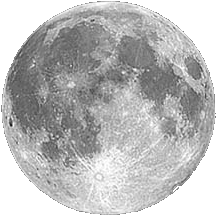
#> input picture data/moon_cache/full.png, 217 x 216 px
$ python generate_moon_from_photo.py
#> lines starting #> are read from the running program, lines starting #| are printed output that depends on the picture
#!/usr/bin/env python3
"""
Generate realistic moon phase images from the uploaded full moon photo.
Applies phase-accurate shadows with realistic terminator transitions.
"""

import os
import math
from pathlib import Path
from PIL import Image, ImageDraw, ImageFilter, ImageEnhance
import numpy as np

# Paths
cache_dir = Path("data/moon_cache")
base_image_path = cache_dir / "full.png"

def create_phase_mask(size, phase_angle):
    """
    Create a phase mask for the moon with realistic spherical lighting.

    Args:
        size: Size of the mask (width, height)
        phase_angle: Angle in degrees (0-360)
            0° = New Moon (fully dark)
            90° = First Quarter (right half lit)
            180° = Full Moon (fully lit)
            270° = Last Quarter (left half lit)
            360° = New Moon again

    Returns:
        PIL Image in mode 'L' (grayscale mask)
    """
    width, height = size
    center_x, center_y = width / 2.0, height / 2.0
    moon_radius = min(width, height) / 2.0 - 2

    # Convert phase angle to radians
    phase_rad = math.radians(phase_angle)

    # Calculate the sun angle
    # For waxing (0-180°): sun moves from right to front
    # For waning (180-360°): sun moves from front to left
    sun_angle = phase_rad - math.pi / 2  # Offset so 0° is from the right

    # Sun direction vector
    sun_x = math.cos(sun_angle)
    sun_y = 0  # Sun is always in the equatorial plane for simplicity
    sun_z = math.sin(sun_angle)

    # Create mask using numpy for faster processing
    mask_array = np.zeros((height, width), dtype=np.float32)

    # For each pixel, calculate if it's on the lit side of the sphere
    for y in range(height):
        dy = y - center_y

        for x in range(width):
            dx = x - center_x

            # Distance from center
            dist_from_center = math.sqrt(dx * dx + dy * dy)

            # Check if pixel is within moon circle
            if dist_from_center <= moon_radius:
                # Calculate the 3D position on the sphere surface
                # Normalize to sphere coordinates (-1 to 1)
                norm_x = dx / moon_radius
                norm_y = dy / moon_radius

                # Calculate z coordinate (depth) on sphere
                # z^2 + x^2 + y^2 = 1
                z_squared = 1.0 - norm_x * norm_x - norm_y * norm_y

                if z_squared >= 0:
                    norm_z = math.sqrt(z_squared)

                    # Surface normal at this point (pointing outward from sphere)
                    normal_x = norm_x
                    normal_y = norm_y
                    normal_z = norm_z

                    # Calculate dot product between surface normal and sun direction
                    # This gives us the cosine of the angle between them
                    dot_product = normal_x * sun_x + normal_y * sun_y + normal_z * sun_z

                    # Only lit if the surface faces the sun (dot product > 0)
                    if dot_product > 0:
                        # Apply Lambert's cosine law for diffuse reflection
                        # This creates the realistic gradual falloff
                        brightness = dot_product

                        # Apply some gamma correction to make it look more realistic
                        # and increase contrast near the terminator
                        brightness = math.pow(brightness, 0.7)

                        # Apply a smooth transition zone near the terminator
                        # This creates a more gradual darkening
                        if brightness < 0.3:
                            # Enhance the gradient in the dark zone
                            brightness = brightness * brightness / 0.3

                        mask_array[y, x] = brightness * 255
                    else:
                        # Dark side - but add some subtle reflected light
                        # to prevent completely black shadows
                        mask_array[y, x] = max(0, dot_product * 20)

    # Convert numpy array back to PIL Image
    mask = Image.fromarray(mask_array.astype(np.uint8), mode='L')

    # Apply gentle blur to smooth out any remaining artifacts
    # and create more realistic limb darkening
    mask = mask.filter(ImageFilter.GaussianBlur(radius=3))

    return mask

def create_moon_phase_from_base(base_img, phase_angle):
    """
    Create a moon phase image by applying shadow to the base full moon image.

    Args:
        base_img: PIL Image of the full moon
        phase_angle: Phase angle in degrees (0-360)

    Returns:
        PIL Image of the moon at the specified phase
    """
    # Ensure base image is in RGB mode
    if base_img.mode != 'RGB':
        base_img = base_img.convert('RGB')

    size = base_img.size

    # Create the phase mask
    phase_mask = create_phase_mask(size, phase_angle)

    # Create a dark shadow layer
    shadow = Image.new('RGB', size, color=(0, 0, 0))

    # Composite: show base image where mask is bright, shadow where mask is dark
    result = Image.composite(base_img, shadow, phase_mask)

    # Optional: slightly enhance contrast for better visibility
    enhancer = ImageEnhance.Contrast(result)
    result = enhancer.enhance(1.05)

    return result

def generate_all_phases_from_base():
    """Generate all 29 moon phase images from the base full moon image."""

    print("=" * 70)
    print("GENERATING MOON PHASES FROM BASE IMAGE")
    print("=" * 70)
    print()

    # Check if base image exists
    if not base_image_path.exists():
        print(f"❌ ERROR: Base image not found at {base_image_path}")
        print("Please ensure 'full.png' exists in data/moon_cache/")
        return

    # Load the base full moon image
    print(f"Loading base image: {base_image_path}")
    base_img = Image.open(base_image_path)
#> base_img is the input picture: PIL image 217x216 RGBA; mean R, G, B, A 186.3, 186.3, 186.3, 195.5
    print(f"  Image size: {base_img.size[0]}x{base_img.size[1]}")
#|   Image size: 217x216
    print(f"  Image mode: {base_img.mode}")
#|   Image mode: RGBA
    print()

    # Resize if necessary (we want consistent size, ideally 800x800 or similar)
    target_size = 800
    if base_img.size[0] != target_size or base_img.size[1] != target_size:
        print(f"Resizing image to {target_size}x{target_size}...")
        base_img = base_img.resize((target_size, target_size), Image.Resampling.LANCZOS)
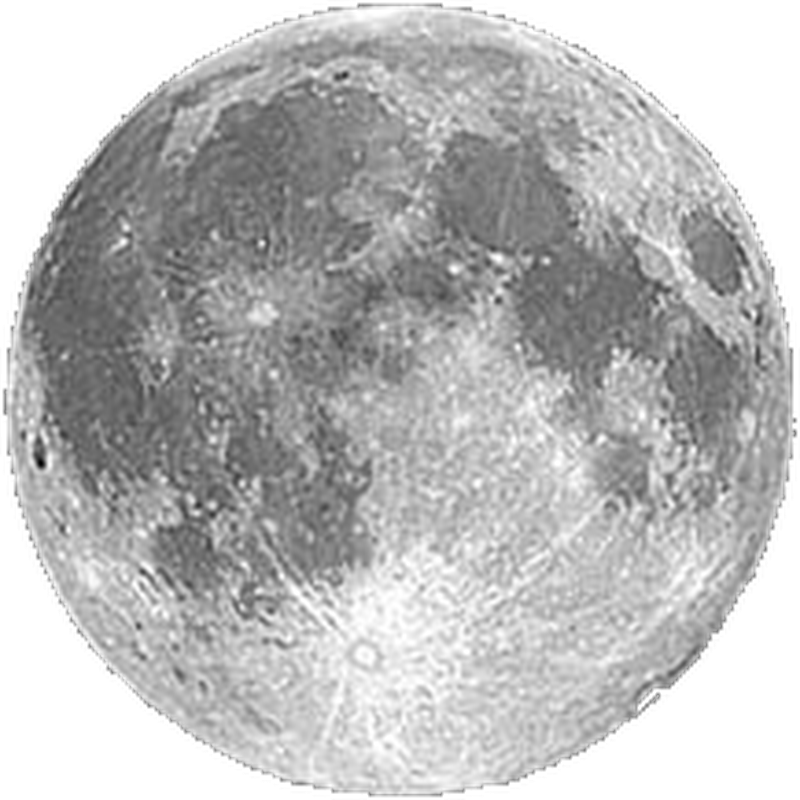
#> base_img: PIL image 800x800 RGBA; mean R, G, B, A 130.1, 130.1, 130.1, 195.5; transparent parts drawn white
        print("  ✓ Resized")
        print()

    print("Generating 29 moon phase images...")
    print()

    for frame in range(1, 30):
        # Calculate phase angle for this frame
        # Frame 1 = New Moon (0°), Frame 15 = Full Moon (180°), Frame 29 = Almost New (348.75°)
        cycle_position = (frame - 1) / 28.0
        phase_angle = cycle_position * 360.0

        # Calculate illumination percentage for display
        illumination = (1 - math.cos(math.radians(phase_angle))) / 2 * 100

        # Determine phase name
        if phase_angle < 22.5 or phase_angle >= 337.5:
            phase_name = "New Moon"
        elif phase_angle < 67.5:
            phase_name = "Waxing Crescent"
        elif phase_angle < 112.5:
            phase_name = "First Quarter"
        elif phase_angle < 157.5:
            phase_name = "Waxing Gibbous"
        elif phase_angle < 202.5:
            phase_name = "Full Moon"
        elif phase_angle < 247.5:
            phase_name = "Waning Gibbous"
        elif phase_angle < 292.5:
            phase_name = "Last Quarter"
        else:
            phase_name = "Waning Crescent"

        print(f"Frame {frame:2}/29: {phase_angle:6.2f}° | {illumination:5.1f}% | {phase_name:16}")

        # Create the moon phase image
        moon_phase = create_moon_phase_from_base(base_img, phase_angle)

        # Save as JPEG with high quality
        output_path = cache_dir / f"moon_day_{frame:02d}.jpg"
        moon_phase.save(output_path, "JPEG", quality=95)

        print(f"  ✓ Saved: {output_path.name}")
#> this loop made 29 passes
#> pass 1, in create_moon_phase_from_base, `base_img = base_img.convert('RGB')`:
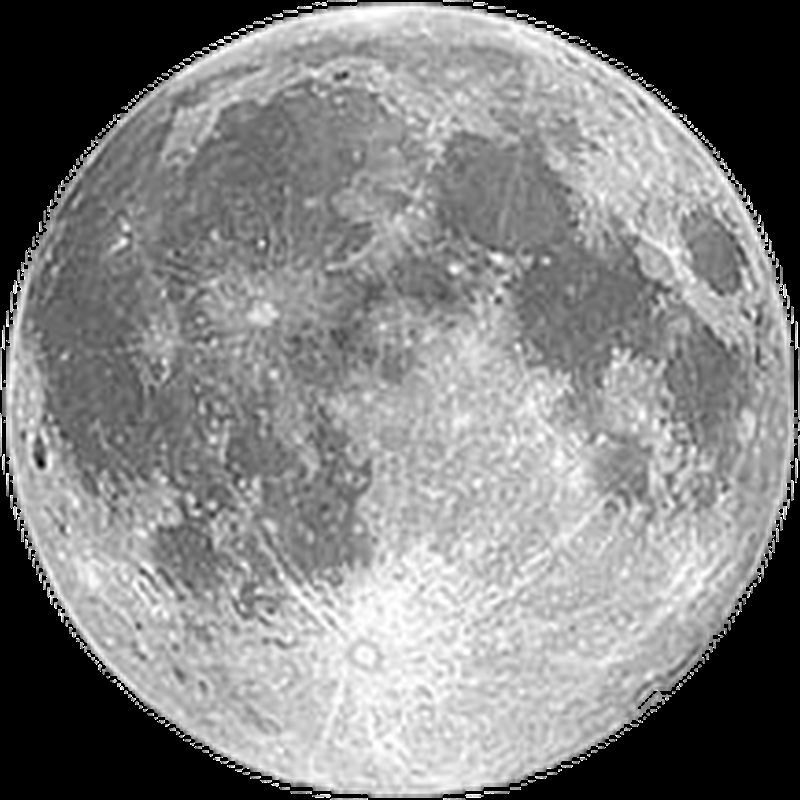
#> base_img: PIL image 800x800 RGB; min 0, max 255, mean 130.1
#> pass 2, in create_phase_mask (call 2), `mask = Image.fromarray(mask_array.astype(np.uint8), mode='L')`:
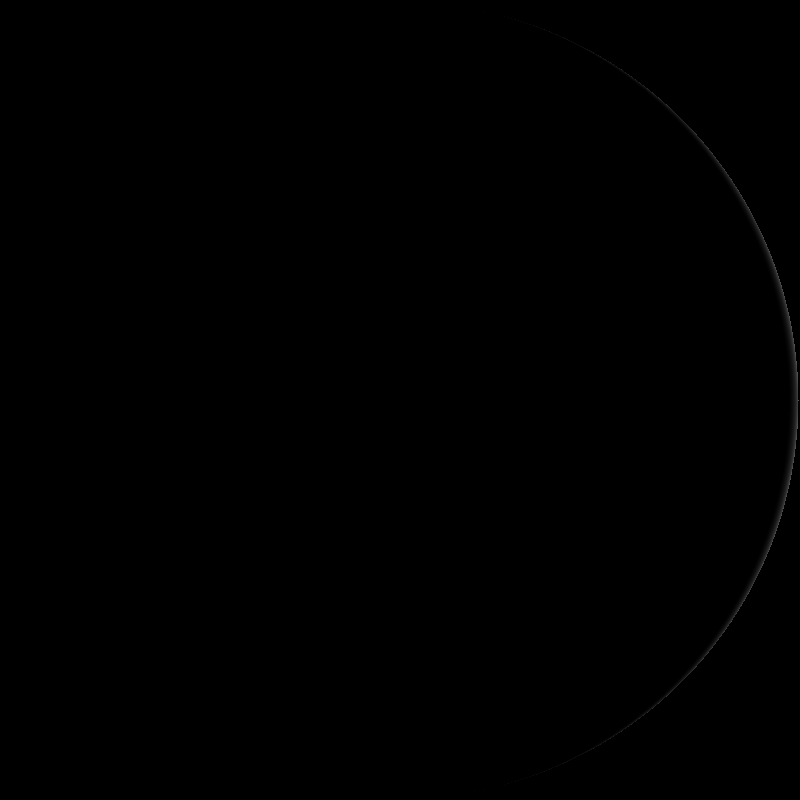
#> mask: PIL image 800x800 L; min 0, max 89, mean 0.2

    print()
    print("=" * 70)
    print("✓ ALL MOON PHASES GENERATED SUCCESSFULLY!")
    print("=" * 70)
    print()
    print("Features:")
    print("  • Based on your uploaded full moon photo")
    print("  • Realistic phase-accurate shadows")
    print("  • Smooth terminator transitions with gradient")
    print("  • Proper waxing/waning direction")
    print("  • 29 frames covering the complete lunar cycle")
    print()
    print(f"Images saved to: {cache_dir}/")
    print()

if __name__ == "__main__":
    generate_all_phases_from_base()
